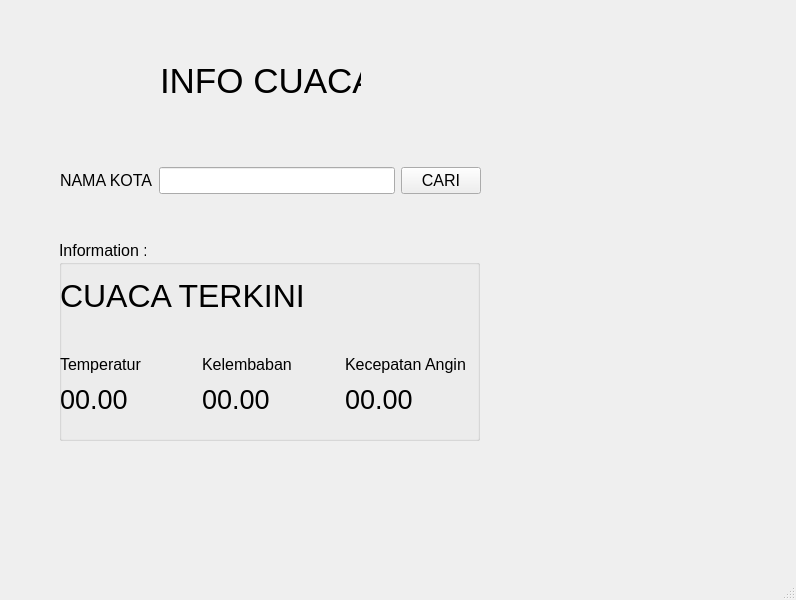
<?xml version="1.0" encoding="UTF-8"?>
<ui version="4.0">
 <class>MainWindow</class>
 <widget class="QMainWindow" name="MainWindow">
  <property name="geometry">
   <rect>
    <x>0</x>
    <y>0</y>
    <width>796</width>
    <height>600</height>
   </rect>
  </property>
  <property name="font">
   <font>
    <pointsize>12</pointsize>
   </font>
  </property>
  <property name="windowTitle">
   <string>MainWindow</string>
  </property>
  <widget class="QWidget" name="centralwidget">
   <widget class="QLabel" name="label">
    <property name="geometry">
     <rect>
      <x>160</x>
      <y>30</y>
      <width>201</width>
      <height>101</height>
     </rect>
    </property>
    <property name="font">
     <font>
      <pointsize>26</pointsize>
     </font>
    </property>
    <property name="text">
     <string>INFO CUACA</string>
    </property>
   </widget>
   <widget class="QLabel" name="label_3">
    <property name="geometry">
     <rect>
      <x>60</x>
      <y>250</y>
      <width>421</width>
      <height>91</height>
     </rect>
    </property>
    <property name="font">
     <font>
      <pointsize>24</pointsize>
     </font>
    </property>
    <property name="text">
     <string>CUACA TERKINI</string>
    </property>
   </widget>
   <widget class="QGroupBox" name="groupBox">
    <property name="geometry">
     <rect>
      <x>59</x>
      <y>240</y>
      <width>421</width>
      <height>201</height>
     </rect>
    </property>
    <property name="title">
     <string>Information :</string>
    </property>
   </widget>
   <widget class="QWidget" name="">
    <property name="geometry">
     <rect>
      <x>60</x>
      <y>160</y>
      <width>421</width>
      <height>41</height>
     </rect>
    </property>
    <layout class="QGridLayout" name="gridLayout">
     <item row="0" column="2">
      <widget class="QPushButton" name="pushButton">
       <property name="text">
        <string>CARI</string>
       </property>
      </widget>
     </item>
     <item row="0" column="1">
      <widget class="QLineEdit" name="lineEdit"/>
     </item>
     <item row="0" column="0">
      <widget class="QLabel" name="label_2">
       <property name="text">
        <string>NAMA KOTA</string>
       </property>
      </widget>
     </item>
    </layout>
   </widget>
   <widget class="QWidget" name="">
    <property name="geometry">
     <rect>
      <x>60</x>
      <y>350</y>
      <width>421</width>
      <height>65</height>
     </rect>
    </property>
    <layout class="QGridLayout" name="gridLayout_2">
     <item row="0" column="0">
      <widget class="QLabel" name="label_5">
       <property name="text">
        <string>Temperatur</string>
       </property>
      </widget>
     </item>
     <item row="0" column="1">
      <widget class="QLabel" name="label_6">
       <property name="text">
        <string>Kelembaban</string>
       </property>
      </widget>
     </item>
     <item row="0" column="2">
      <widget class="QLabel" name="label_7">
       <property name="text">
        <string>Kecepatan Angin</string>
       </property>
      </widget>
     </item>
     <item row="1" column="0">
      <widget class="QLabel" name="label_8">
       <property name="font">
        <font>
         <pointsize>20</pointsize>
        </font>
       </property>
       <property name="text">
        <string>00.00</string>
       </property>
      </widget>
     </item>
     <item row="1" column="1">
      <widget class="QLabel" name="label_11">
       <property name="font">
        <font>
         <pointsize>20</pointsize>
        </font>
       </property>
       <property name="text">
        <string>00.00</string>
       </property>
      </widget>
     </item>
     <item row="1" column="2">
      <widget class="QLabel" name="label_12">
       <property name="font">
        <font>
         <pointsize>20</pointsize>
        </font>
       </property>
       <property name="text">
        <string>00.00</string>
       </property>
      </widget>
     </item>
    </layout>
   </widget>
  </widget>
  <widget class="QMenuBar" name="menubar">
   <property name="geometry">
    <rect>
     <x>0</x>
     <y>0</y>
     <width>796</width>
     <height>27</height>
    </rect>
   </property>
  </widget>
  <widget class="QStatusBar" name="statusbar"/>
 </widget>
 <resources/>
 <connections/>
</ui>
